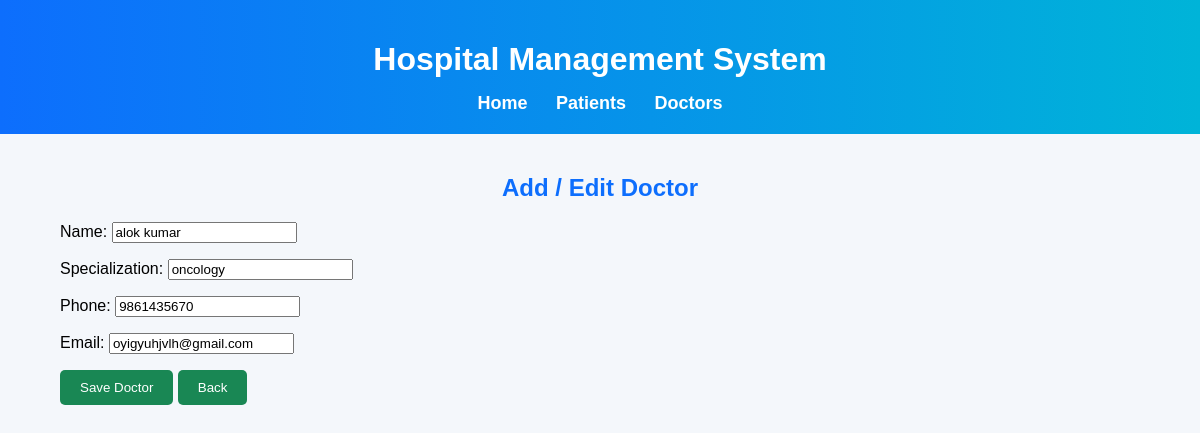
The app's page /edit_doctor/1/ with its own data.
### patients/models.py (models this page shows, shortened)
class Doctor(models.Model):
    doctor_id=models.CharField(max_length=10,unique=True)
    name=models.CharField(max_length=100)
    specialization=models.CharField(max_length=100)
    phone=models.CharField(max_length=10)
    email=models.EmailField()

### patients/views.py (the view)
# urls.py: path('edit_doctor/<int:id>/', views.edit_doctor, name='edit_doctor'),
def edit_doctor(request, id):
    doctor = get_object_or_404(Doctor, id=id)
    if request.method == "POST":
        form = DoctorForm(request.POST, instance=doctor)
        if form.is_valid():
            form.save()
            return redirect('doctor_list')
    else:
        form = DoctorForm(instance=doctor)
    return render(request, 'patients/add_doctor.html', {'form': form})

### patients/forms.py
class DoctorForm(forms.ModelForm):
        class Meta:
            model=Doctor
            fields=[
                'name',
                'specialization',
                'phone',
                'email'
            ]

### patients/templates/patients/add_doctor.html (shortened to what this page needs)
{% load static %}
<!DOCTYPE html>
<html>
<head>
    <link rel="stylesheet" href="{% static 'css/style.css' %}">
</head>
<body>
<header>
    <h1>Hospital Management System</h1>
    <nav>
        <a href="{% url 'home' %}">Home</a>
        <a href="{% url 'patient_list' %}">Patients</a>
        <a href="{% url 'doctor_list' %}">Doctors</a>
    </nav>
</header>
<div class="container">
    <h2>Add / Edit Doctor</h2>
    <form method="POST">
        {{ form.as_p }}
        <button type="submit" class="btn">Save Doctor</button>
        <a href="{% url 'doctor_list' %}">
            <button type="button" class="btn">Back</button>
        </a>
    </form>
</div>
</body>
</html>

### patients/static/css/style.css (style rules this page uses)
body { margin:0; padding:0; font-family:Arial,sans-serif; background:#f4f7fb; }
.container { width:90%; margin:auto; padding:20px; }
header { background:linear-gradient(90deg,#0d6efd,#00b4d8); color:white; text-align:center; padding:20px; }
header h1 { color:white; margin-bottom:15px; }
nav { margin-top:10px; }
nav a { color:white; text-decoration:none; margin:12px; font-size:18px; font-weight:bold; transition:.3s; }
h2 { text-align:center; color:#0d6efd; }
.btn { background:#198754; color:white; border:none; padding:10px 20px; border-radius:5px; cursor:pointer; }

### records on screen
Doctor: name "alok kumar", specialization "oncology", phone "9861435670", email "oyigyuhjvlh@gmail.com"
